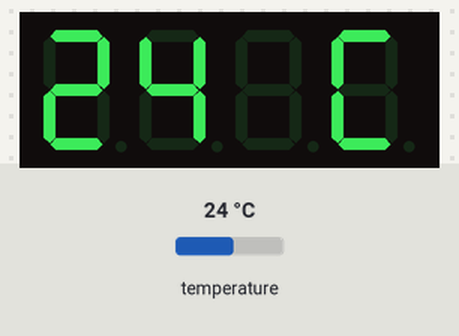
This sketch was run on a simulated ATtiny85, built with avr-gcc and run on an emulated ATtiny85. Shown: 4-digit seven-segment display. Wiring (inferred from the names in the program): DS3231 clock at I2C address 0x68. The test bench sets the inputs (shaded band); at power-on: temperature 24 °C. The local clock reads 2024-03-15 10:24:30 at power-on unless the sketch sets it.

Above: at 0.6 s.
At 30.2 s:
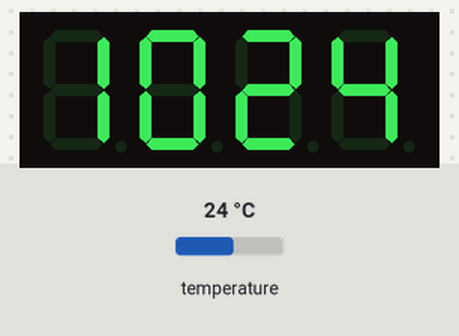
At 64.5 s:
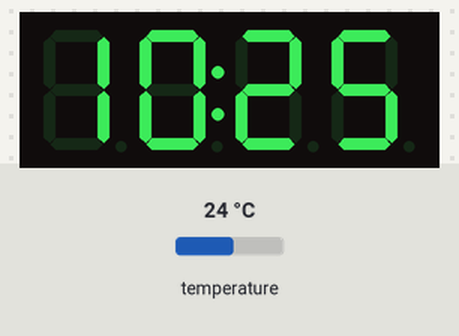
At 129.4 s:
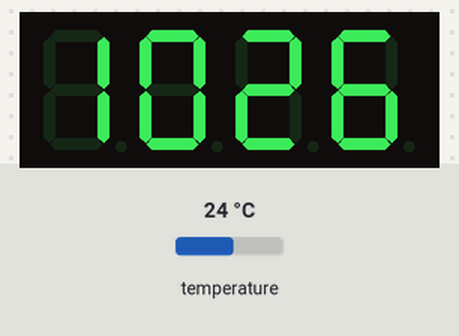

The sketch:

Digispark-and-ATtiny85-TM1637-DS3231-digitalClock-v2-OK.ino
```cpp
// Tested on digispark kit - should work on attiny85 chip as well
// v2 - display temp as well (say for 2 sec on every 30th sec?)
//TODO:
// v3 - put the attiny85 to sleep (how much to sleep)
// v4 - wake up every X seconds, dispay time and temp and go back to sleep
// final version - most power efficient version that can be run for 5-6 months on say 500maH 18650 battery without any boost converter for 5v

//PB3 --330 OHM LA Vcc
//divizorul 330 Ohm la GND si 680 Ohm la Vcc,

#include <Wire.h>
#include "TM1637.h"
#define CLK 1       //attiny85 pin PB1
#define DIO 3       //attiny85 pin PB3   DIO on PB4 is not working(for digispark - no idea about attiny85 bare chip), need to check why???
#define brightness 1

 int buton;

TM1637 tm1637(CLK,DIO);
#define DS3231_I2C_ADDRESS 0x68

volatile boolean flag;
 unsigned char ClockPoint = 1;
byte decToBcd(byte val){
  return ( (val/10*16) + (val%10) );
}

byte bcdToDec(byte val){
  return ( (val/16*10) + (val%16) );
}

void setDateDs3231(byte second,
                   byte minute,        // 0-59
                   byte hour,          // 1-23
                   byte dayOfWeek,     // 1-7
                   byte dayOfMonth,    // 1-28/29/30/31
                   byte month,         // 1-12
                   byte year)          // 0-99
{
   Wire.beginTransmission(DS3231_I2C_ADDRESS);
   Wire.write(0);
   Wire.write(decToBcd(second));
   Wire.write(decToBcd(minute));
   Wire.write(decToBcd(hour));
   Wire.write(decToBcd(dayOfWeek));
   Wire.write(decToBcd(dayOfMonth));
   Wire.write(decToBcd(month));
   Wire.write(decToBcd(year));
   Wire.endTransmission();
}

void getDateDs3231(byte *second,
          byte *minute,
          byte *hour,
          byte *dayOfWeek,
          byte *dayOfMonth,
          byte *month,
          byte *year)
{

  Wire.beginTransmission(DS3231_I2C_ADDRESS);
  Wire.write(0);
  Wire.endTransmission();

  Wire.requestFrom(DS3231_I2C_ADDRESS, 7);

  *second     = bcdToDec(Wire.read() & 0x7f);
  *minute     = bcdToDec(Wire.read());
  *hour       = bcdToDec(Wire.read() & 0x3f);
  *dayOfWeek  = bcdToDec(Wire.read());
  *dayOfMonth = bcdToDec(Wire.read());
  *month      = bcdToDec(Wire.read());
  *year       = bcdToDec(Wire.read());
}

void setINT(){
  Wire.beginTransmission(DS3231_I2C_ADDRESS);
  Wire.write(0x0E);
  Wire.write(0x0);
  Wire.endTransmission();
}


void setup() {

  Wire.begin();

  tm1637.init();
  tm1637.set(brightness);

}

void loop(){
  byte second, minute, hour, dayOfWeek, dayOfMonth, month, year;
  getDateDs3231(&second, &minute, &hour, &dayOfWeek, &dayOfMonth, &month, &year);
  int8_t TimeDisp[4];

  TimeDisp[0] = hour / 10;
  TimeDisp[1] = hour % 10;
  TimeDisp[2] = minute / 10;
  TimeDisp[3] = minute % 10;
 ClockPoint = (~ClockPoint) & 0x01;
 if(ClockPoint)
    tm1637.point(POINT_ON);
 else
    tm1637.point(POINT_OFF);
 delay(500);

//  buton = analogRead(PB3);
//
// if (buton>=100 && buton<=700){
//   second = 0;
//      hour++;
//      if (hour > 23) hour = 0;
//      setDateDs3231(second, minute, hour, dayOfWeek, dayOfMonth, month, year);
//      delay(200);
//  }
//  if (buton>=0 && buton<=50){
//      second = 0;
//      minute++;
//      if (minute > 59) minute = 0;
//      setDateDs3231(second, minute, hour, dayOfWeek, dayOfMonth, month, year);
//      delay(200);
//  }

// set ds3231 time
//      setDateDs3231(10, 35, 22, 2, 1, 10, 2018);    // working fine - uncomment for setting time

     // tm1637.display(TimeDisp);
    // Test: display temp on every 30th sec , for 2 secs
    if ((int)second % 30 == 0) {
        // disable POINT
        tm1637.point(POINT_OFF);
        // TODO : just print one point and print float temp
        int temp = (int) DS3231_getTemperature() ;


        int digitoneT = temp / 10;
        int digittwoT = temp % 10;

        tm1637.display(0,digitoneT);
        tm1637.display(1,digittwoT);
        tm1637.display(2,18); // put degree
        tm1637.display(3,12);  // put a C at the end

        delay (2000);
    } else {
       tm1637.display(TimeDisp);
    }

}

//my custom method
//*******************************Taken from Uno DS3231.cpp lib
// Working perfectly for Digispark AND ATtiny85
float DS3231_getTemperature() {
  // Checks the internal thermometer on the DS3231 and returns the
  // temperature as a floating-point value.

  // Updated / modified a tiny bit from "Coding Badly" and "Tri-Again"
  // http://forum.arduino.cc/index.php/topic,22301.0.html

  byte tMSB, tLSB;
  float temp3231;

  // temp registers (11h-12h) get updated automatically every 64s
  Wire.beginTransmission(DS3231_I2C_ADDRESS);
  Wire.write(0x11);
  Wire.endTransmission();
  Wire.requestFrom(DS3231_I2C_ADDRESS, 2);

  // Should I do more "if available" checks here?
  if(Wire.available()) {
    tMSB = Wire.read(); //2's complement int portion
    tLSB = Wire.read(); //fraction portion

    temp3231 = ((((short)tMSB << 8) | (short)tLSB) >> 6) / 4.0;
  }
  else {
    temp3231 = -9999; // Some obvious error value
  }

  return temp3231;
}
```

Measured:
- what the display in image 0 shows lasts 2.5 s, from 0.5 s to 3.0 s
- what the display in image 1 shows lasts 0.5 s, from 30.2 s to 30.7 s
